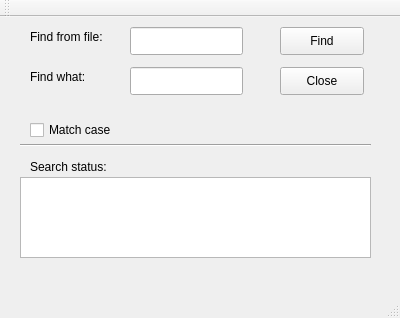
<?xml version="1.0" encoding="UTF-8"?>
<ui version="4.0">
 <class>MainWindow</class>
 <widget class="QMainWindow" name="MainWindow">
  <property name="geometry">
   <rect>
    <x>0</x>
    <y>0</y>
    <width>400</width>
    <height>318</height>
   </rect>
  </property>
  <property name="windowTitle">
   <string>MainWindow</string>
  </property>
  <widget class="QWidget" name="centralWidget">
   <widget class="QLabel" name="fileLabel">
    <property name="geometry">
     <rect>
      <x>30</x>
      <y>10</y>
      <width>101</width>
      <height>20</height>
     </rect>
    </property>
    <property name="text">
     <string>Find from file:</string>
    </property>
   </widget>
   <widget class="QLabel" name="findLabel">
    <property name="geometry">
     <rect>
      <x>30</x>
      <y>50</y>
      <width>91</width>
      <height>20</height>
     </rect>
    </property>
    <property name="text">
     <string>Find what:</string>
    </property>
   </widget>
   <widget class="QLineEdit" name="fileLineEdit">
    <property name="geometry">
     <rect>
      <x>130</x>
      <y>10</y>
      <width>113</width>
      <height>28</height>
     </rect>
    </property>
   </widget>
   <widget class="QLineEdit" name="keyLineEdit">
    <property name="geometry">
     <rect>
      <x>130</x>
      <y>50</y>
      <width>113</width>
      <height>28</height>
     </rect>
    </property>
   </widget>
   <widget class="QPushButton" name="findPushButton">
    <property name="geometry">
     <rect>
      <x>280</x>
      <y>10</y>
      <width>84</width>
      <height>28</height>
     </rect>
    </property>
    <property name="text">
     <string>Find</string>
    </property>
   </widget>
   <widget class="QPushButton" name="closePushButton">
    <property name="geometry">
     <rect>
      <x>280</x>
      <y>50</y>
      <width>84</width>
      <height>28</height>
     </rect>
    </property>
    <property name="text">
     <string>Close</string>
    </property>
   </widget>
   <widget class="QCheckBox" name="matchCheckBox">
    <property name="geometry">
     <rect>
      <x>30</x>
      <y>100</y>
      <width>111</width>
      <height>26</height>
     </rect>
    </property>
    <property name="text">
     <string>Match case</string>
    </property>
   </widget>
   <widget class="QTextBrowser" name="textBrowser">
    <property name="geometry">
     <rect>
      <x>20</x>
      <y>160</y>
      <width>351</width>
      <height>81</height>
     </rect>
    </property>
   </widget>
   <widget class="Line" name="line">
    <property name="geometry">
     <rect>
      <x>20</x>
      <y>120</y>
      <width>351</width>
      <height>16</height>
     </rect>
    </property>
    <property name="orientation">
     <enum>Qt::Horizontal</enum>
    </property>
   </widget>
   <widget class="QLabel" name="label_3">
    <property name="geometry">
     <rect>
      <x>30</x>
      <y>140</y>
      <width>101</width>
      <height>20</height>
     </rect>
    </property>
    <property name="text">
     <string>Search status:</string>
    </property>
   </widget>
  </widget>
  <widget class="QMenuBar" name="menuBar">
   <property name="geometry">
    <rect>
     <x>0</x>
     <y>0</y>
     <width>400</width>
     <height>25</height>
    </rect>
   </property>
  </widget>
  <widget class="QToolBar" name="mainToolBar">
   <attribute name="toolBarArea">
    <enum>TopToolBarArea</enum>
   </attribute>
   <attribute name="toolBarBreak">
    <bool>false</bool>
   </attribute>
  </widget>
  <widget class="QStatusBar" name="statusBar"/>
 </widget>
 <layoutdefault spacing="6" margin="11"/>
 <resources/>
 <connections>
  <connection>
   <sender>closePushButton</sender>
   <signal>clicked()</signal>
   <receiver>MainWindow</receiver>
   <slot>close()</slot>
   <hints>
    <hint type="sourcelabel">
     <x>321</x>
     <y>105</y>
    </hint>
    <hint type="destinationlabel">
     <x>199</x>
     <y>158</y>
    </hint>
   </hints>
  </connection>
 </connections>
</ui>
